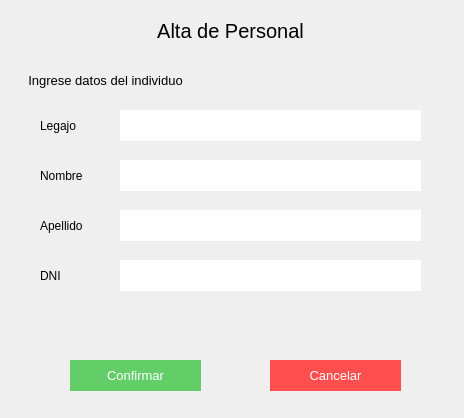
<?xml version="1.0" encoding="UTF-8"?>
<ui version="4.0">
 <class>Form</class>
 <widget class="QWidget" name="Form">
  <property name="geometry">
   <rect>
    <x>0</x>
    <y>0</y>
    <width>464</width>
    <height>418</height>
   </rect>
  </property>
  <property name="windowTitle">
   <string>Form</string>
  </property>
  <widget class="QLabel" name="label_2">
   <property name="geometry">
    <rect>
     <x>60</x>
     <y>10</y>
     <width>341</width>
     <height>41</height>
    </rect>
   </property>
   <property name="styleSheet">
    <string notr="true">font-size:20px;
</string>
   </property>
   <property name="text">
    <string>Alta de Personal</string>
   </property>
   <property name="alignment">
    <set>Qt::AlignCenter</set>
   </property>
  </widget>
  <widget class="QLabel" name="label_3">
   <property name="geometry">
    <rect>
     <x>0</x>
     <y>70</y>
     <width>211</width>
     <height>21</height>
    </rect>
   </property>
   <property name="styleSheet">
    <string notr="true">font-size:13px;
font: 75 8pt &quot;MS Shell Dlg 2&quot;;
</string>
   </property>
   <property name="text">
    <string>Ingrese datos del individuo</string>
   </property>
   <property name="alignment">
    <set>Qt::AlignCenter</set>
   </property>
  </widget>
  <widget class="QLineEdit" name="su_input_1">
   <property name="geometry">
    <rect>
     <x>120</x>
     <y>110</y>
     <width>301</width>
     <height>31</height>
    </rect>
   </property>
   <property name="styleSheet">
    <string notr="true">border:none;
background-color: rgb(255, 255, 255);
font: 11pt &quot;MS Shell Dlg 2&quot;;</string>
   </property>
   <property name="text">
    <string/>
   </property>
  </widget>
  <widget class="QLabel" name="label">
   <property name="geometry">
    <rect>
     <x>40</x>
     <y>110</y>
     <width>71</width>
     <height>31</height>
    </rect>
   </property>
   <property name="styleSheet">
    <string notr="true">font: 11pt &quot;MS Shell Dlg 2&quot;;
text-align:center;</string>
   </property>
   <property name="text">
    <string>Legajo</string>
   </property>
  </widget>
  <widget class="QLabel" name="label_4">
   <property name="geometry">
    <rect>
     <x>40</x>
     <y>160</y>
     <width>71</width>
     <height>31</height>
    </rect>
   </property>
   <property name="styleSheet">
    <string notr="true">font: 11pt &quot;MS Shell Dlg 2&quot;;
text-align:center;</string>
   </property>
   <property name="text">
    <string>Nombre</string>
   </property>
  </widget>
  <widget class="QLineEdit" name="su_input_2">
   <property name="geometry">
    <rect>
     <x>120</x>
     <y>160</y>
     <width>301</width>
     <height>31</height>
    </rect>
   </property>
   <property name="styleSheet">
    <string notr="true">border:none;
background-color: rgb(255, 255, 255);
font: 11pt &quot;MS Shell Dlg 2&quot;;</string>
   </property>
   <property name="text">
    <string/>
   </property>
  </widget>
  <widget class="QLabel" name="label_5">
   <property name="geometry">
    <rect>
     <x>40</x>
     <y>210</y>
     <width>71</width>
     <height>31</height>
    </rect>
   </property>
   <property name="styleSheet">
    <string notr="true">font: 11pt &quot;MS Shell Dlg 2&quot;;
text-align:center;</string>
   </property>
   <property name="text">
    <string>Apellido</string>
   </property>
  </widget>
  <widget class="QLineEdit" name="su_input_3">
   <property name="geometry">
    <rect>
     <x>120</x>
     <y>210</y>
     <width>301</width>
     <height>31</height>
    </rect>
   </property>
   <property name="styleSheet">
    <string notr="true">border:none;
background-color: rgb(255, 255, 255);
font: 11pt &quot;MS Shell Dlg 2&quot;;</string>
   </property>
   <property name="text">
    <string/>
   </property>
  </widget>
  <widget class="QLabel" name="label_6">
   <property name="geometry">
    <rect>
     <x>40</x>
     <y>260</y>
     <width>71</width>
     <height>31</height>
    </rect>
   </property>
   <property name="styleSheet">
    <string notr="true">font: 11pt &quot;MS Shell Dlg 2&quot;;
text-align:center;</string>
   </property>
   <property name="text">
    <string>DNI</string>
   </property>
  </widget>
  <widget class="QLineEdit" name="su_input_4">
   <property name="geometry">
    <rect>
     <x>120</x>
     <y>260</y>
     <width>301</width>
     <height>31</height>
    </rect>
   </property>
   <property name="styleSheet">
    <string notr="true">border:none;
background-color: rgb(255, 255, 255);
font: 11pt &quot;MS Shell Dlg 2&quot;;</string>
   </property>
   <property name="text">
    <string/>
   </property>
  </widget>
  <widget class="QPushButton" name="su_btn_confirmar">
   <property name="geometry">
    <rect>
     <x>70</x>
     <y>360</y>
     <width>131</width>
     <height>31</height>
    </rect>
   </property>
   <property name="styleSheet">
    <string notr="true">background-color: rgb(99, 206, 104);
color:white;
font-size:10pt;
border:none;</string>
   </property>
   <property name="text">
    <string>Confirmar</string>
   </property>
  </widget>
  <widget class="QPushButton" name="su_btn_cancelar">
   <property name="geometry">
    <rect>
     <x>270</x>
     <y>360</y>
     <width>131</width>
     <height>31</height>
    </rect>
   </property>
   <property name="styleSheet">
    <string notr="true">color:white;
font-size:10pt;
border:none;
background-color:#ff4e4e;</string>
   </property>
   <property name="text">
    <string>Cancelar</string>
   </property>
  </widget>
 </widget>
 <resources/>
 <connections/>
</ui>
